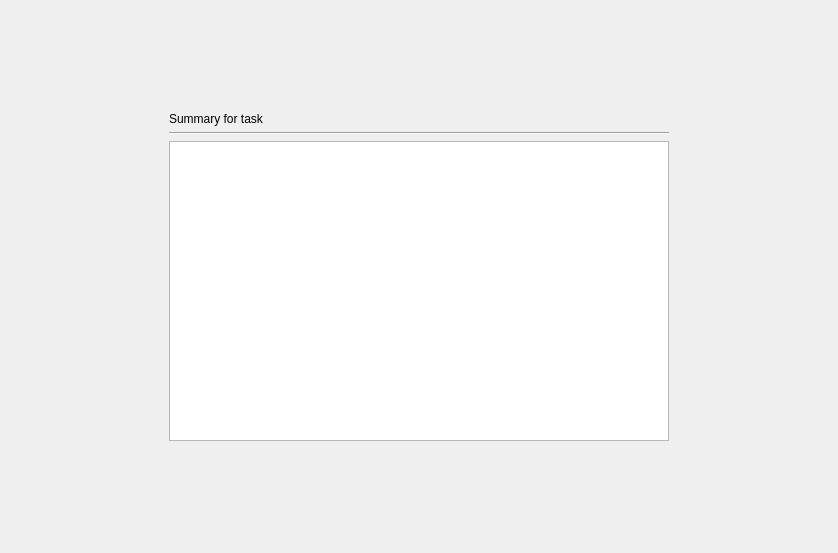
<?xml version="1.0" encoding="UTF-8"?>
<ui version="4.0">
 <author>Martin Mosbeck &lt;martin.mosbeck@gmx.at&gt;</author>
 <class>PageSummary</class>
 <widget class="QWizardPage" name="PageSummary">
  <property name="geometry">
   <rect>
    <x>0</x>
    <y>0</y>
    <width>838</width>
    <height>553</height>
   </rect>
  </property>
  <property name="windowTitle">
   <string>Summary</string>
  </property>
  <layout class="QGridLayout" name="gridLayout">
   <item row="0" column="2">
    <spacer name="verticalSpacer_2">
     <property name="orientation">
      <enum>Qt::Vertical</enum>
     </property>
     <property name="sizeHint" stdset="0">
      <size>
       <width>20</width>
       <height>38</height>
      </size>
     </property>
    </spacer>
   </item>
   <item row="1" column="1">
    <widget class="QLabel" name="label_summary">
     <property name="text">
      <string>Summary for task</string>
     </property>
    </widget>
   </item>
   <item row="2" column="0" rowspan="2">
    <spacer name="horizontalSpacer">
     <property name="orientation">
      <enum>Qt::Horizontal</enum>
     </property>
     <property name="sizeHint" stdset="0">
      <size>
       <width>0</width>
       <height>20</height>
      </size>
     </property>
    </spacer>
   </item>
   <item row="2" column="1" colspan="2">
    <widget class="Line" name="line">
     <property name="orientation">
      <enum>Qt::Horizontal</enum>
     </property>
    </widget>
   </item>
   <item row="3" column="1" colspan="2">
    <widget class="QTextEdit" name="summary">
     <property name="sizePolicy">
      <sizepolicy hsizetype="Minimum" vsizetype="Minimum">
       <horstretch>0</horstretch>
       <verstretch>0</verstretch>
      </sizepolicy>
     </property>
     <property name="minimumSize">
      <size>
       <width>500</width>
       <height>300</height>
      </size>
     </property>
     <property name="readOnly">
      <bool>true</bool>
     </property>
    </widget>
   </item>
   <item row="3" column="3">
    <spacer name="horizontalSpacer_2">
     <property name="orientation">
      <enum>Qt::Horizontal</enum>
     </property>
     <property name="sizeHint" stdset="0">
      <size>
       <width>1</width>
       <height>20</height>
      </size>
     </property>
    </spacer>
   </item>
   <item row="4" column="2">
    <spacer name="verticalSpacer">
     <property name="orientation">
      <enum>Qt::Vertical</enum>
     </property>
     <property name="sizeHint" stdset="0">
      <size>
       <width>20</width>
       <height>10</height>
      </size>
     </property>
    </spacer>
   </item>
  </layout>
 </widget>
 <resources/>
 <connections/>
</ui>
